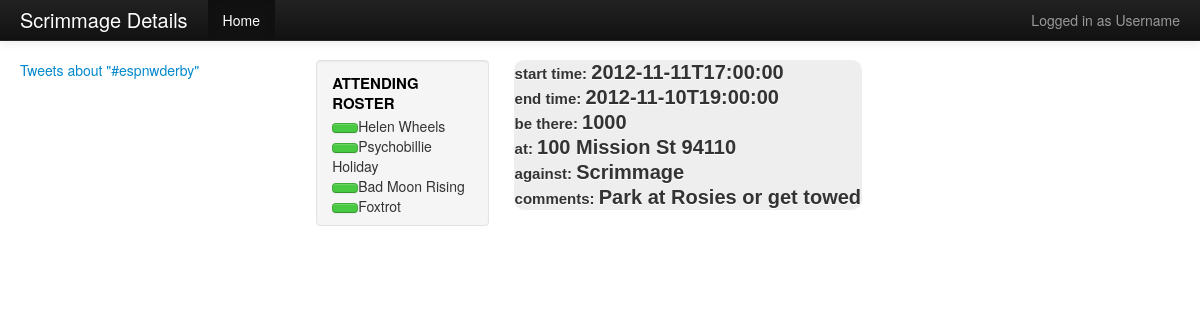
The app's page /event, older data.
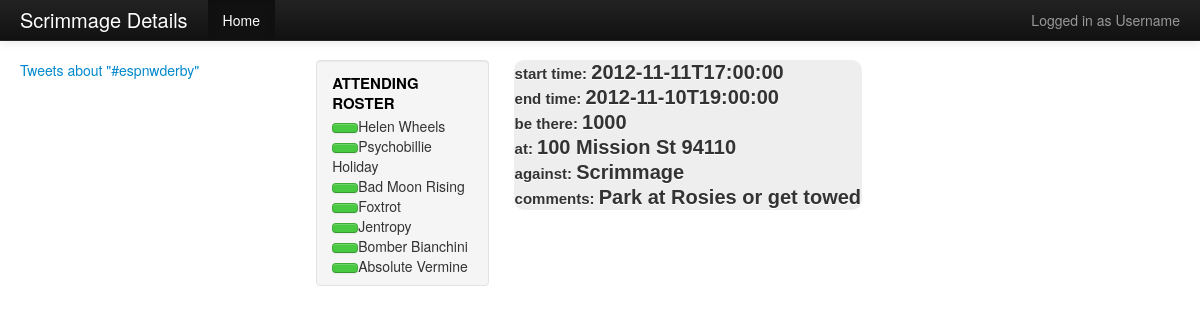
The same page, newer data.
### model.py (models this page shows, shortened)
class Player(Base):
    __tablename__ = "players"
    id = Column(Integer, primary_key = True)
    derby_name = Column(String(64), nullable=True)
    email = Column(String(64), nullable=True)
    password = Column(String(64), nullable=True)
    firstname = Column(String(20), nullable=True)
    lastname = Column(String(20), nullable=True)
    mobile = Column(String(11), nullable=True)
    twitter = Column(String(20), nullable=True)
    facebook = Column(String(20), nullable=True)
    role = Column(String(20), nullable=True)
    picture = Column(String(200), nullable=True)
    committee = Column(String(20), nullable=True)

### main.py (the view)
@app.route("/event", methods = ['GET'])
def show_event():
	player_list = db_session.query(Player).all()
	event_list =db_session.query(EventDetails).all()
	event = event_list.pop()
	return render_template("details.html", event=event, players = player_list)

### main.py (called while the page is built)
@app.teardown_request
def shutdown_session(exception = None):
	db_session.remove()

### templates/details.html (shortened to what this page needs)
<html lang = "en">
	<head>
		<link href = "static\bootstrap.css" rel = "stylesheet">
	</head>
	<body>
   <div class="navbar navbar-inverse navbar-fixed-top">
      <div class="navbar-inner">
        <div class="container-fluid">
          <a class="brand">{{event.event_type}} Details</a>
          <div class="nav-collapse collapse">
            <p class="navbar-text pull-right">
              Logged in as <a href="#" class="navbar-link">Username</a>
            </p>
            <ul class="nav">
              <li class="active"><a href="{{url_for('show_calendar')}}">Home</a></li>
            </ul>
          </div>
        </div>
      </div>
    </div>
	 <div class="container-fluid">
      <div class="row-fluid">
			<div class ="span3">
				<a class="twitter-timeline" href="https://twitter.com/search?q=%23espnwderby"
				data-widget-id="267340562263326720">Tweets about "#espnwderby"</a>
		  </div>
        <div class="span2">
          <div class="well sidebar-nav">
            <ul class="nav nav-list">
              <li class="nav-header">Attending Roster</li>
					{% for player in players %}
              <li><button id= {{player.derby_name}} att=true class="btn" onclick = "clicked({{player.derby_name}})"></button>{{player.derby_name}}</li>
					{% endfor %}
            </ul>
          </div>
        </div>
    	<div class="span5">
      			<table id=details>
						<tr><td = time id=detail>start time: <span id=info>{{event.geolat}} </span></td></tr>
						<tr><td = arrival id=detail>end time: <span id=info>{{event.geolong}} </span></td></tr>
						<tr><td = arrival id=detail>be there: <span id=info>{{event.time_arrive}} </span></td></tr>
						<tr><td = loc id=detail>at:  <span id=info>{{event.event_address}} {{event.zipcode}}</span></td></tr>
						<tr><td = vs id=detail>against: <span id=info>{{event.opposing_team}} </span></td></tr>
						<tr><td = comments id=detail>comments: <span id=info>{{event.comments}} </span></td></tr>
					</table>
   		 </div>
		</div>
	</div>
	</body>
</html>

Row changes from the older to the newer data that the page shows:
added Player: derby_name "Jentropy"
added Player: derby_name "Bomber Bianchini"
added Player: derby_name "Absolute Vermine"
